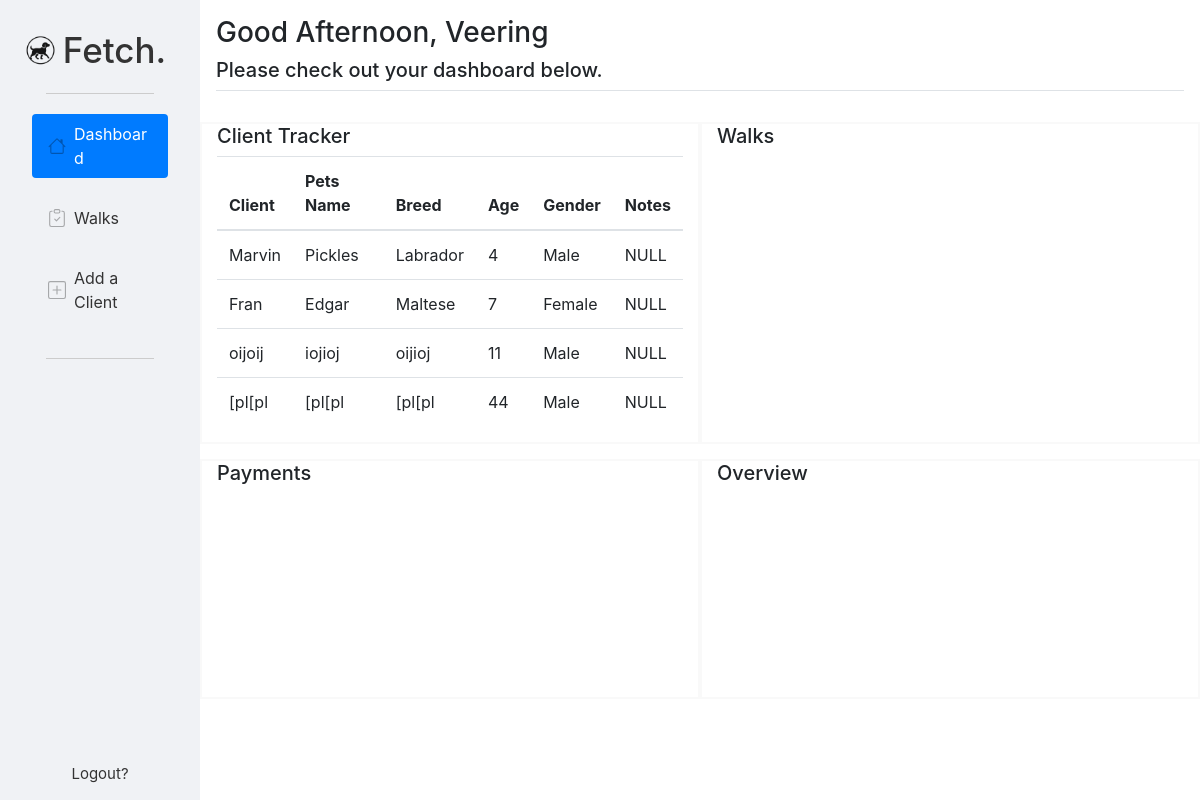
The page / (signed in) on the database its author committed.
### tables this page shows
CREATE TABLE clients (
    id INTEGER PRIMARY KEY AUTOINCREMENT,
    user_id INTEGER NOT NULL,
    client_name TEXT NOT NULL,
    pets_name TEXT NOT NULL,
    breed TEXT,
    age INTEGER,
    gender TEXT,
    image BLOB,
    contract BLOB,
    notes TEXT,
    FOREIGN KEY (user_id) REFERENCES users(id)
);

### app.py (the view)
@app.route('/')
@login_required
def index():
    connection = sqlite3.connect("fetch.db")
    cursor = connection.cursor()
    client_db = cursor.execute("SELECT * FROM clients WHERE user_id = ?", (session["user_id"],)).fetchall()
    walk_client_db = cursor.execute("SELECT clients.client_name, clients.pets_name, walks.type, walks.time FROM clients INNER JOIN walks ON clients.id=walks.client_id WHERE user_id = ?",(session["user_id"], )).fetchall()
    payment_client_db = cursor.execute("SELECT clients.client_name, clients.pets_name, SUM(walks.payment) AS total_payment, walks.paid, walks.notes FROM clients INNER JOIN walks ON clients.id=walks.client_id WHERE user_id = ? GROUP BY clients.client_name, clients.pets_name, walks.paid", (session["user_id"],)).fetchall()
    overview_paid = cursor.execute("SELECT COUNT(DISTINCT clients.id) AS paid_clients, SUM(walks.payment) AS total_paid FROM clients INNER JOIN walks ON clients.id = walks.client_id WHERE walks.paid = ? AND user_id = ?", ("Yes", session["user_id"]), ).fetchone()
    overview_unpaid = cursor.execute("SELECT COUNT(DISTINCT clients.id) AS unpaid_clients, SUM(walks.payment) AS total_unpaid FROM clients INNER JOIN walks ON clients.id = walks.client_id WHERE walks.paid = ? AND user_id = ?", ("No", session["user_id"]), ).fetchone()
    total_clients = cursor.execute("SELECT COUNT(DISTINCT client_name) FROM clients WHERE user_id = ?", (session["user_id"],)).fetchone() or 0
    total_paid = cursor.execute("SELECT SUM(walks.payment) FROM walks JOIN clients ON walks.client_id = clients.id WHERE clients.user_id = ?", (session["user_id"], )).fetchone() or 0
    name = session.get("name")
    time = datetime.now().hour
    if time < 12:
        greeting = "Good Morning, "
    elif time < 17:
        greeting = "Good Afternoon, "
    elif time > 17:
        greeting = "Good Evening, "
    connection.commit()
    connection.close()
    return render_template("index.html", name=name, greeting=greeting, client=client_db, walks=walk_client_db, payment=payment_client_db, unpaid=overview_unpaid, paid=overview_paid, total_clients=total_clients, total_paid=total_paid)

### app.py (called while the page is built)
def login_required(view):
    @wraps(view)
    def wrapped_view(**kwargs):
        if "user_id" not in session:
            return redirect(url_for("login"))
        return view(**kwargs)
    return wrapped_view

### templates/index.html (shortened to what this page needs)
{% extends "layout.html" %}
{% block body %}
<div class="d-flex">
  <div class="sidebar p-3 text-break" style="height: 100vh; width: 15%; min-width: 200px; background-color: #F0F2F5;">
    <nav class="navbar">
      <div class="container-fluid">
        <a class="navbar-brand d-flex align-items-center gap-2" href="#">
          <img id="sidebar-logo" src="/static/k9-logo.png" alt="Logo" width="auto" height="45">
          Fetch.
        </a>
        <hr>
        <nav class="nav nav-pills flex-column flex-sm-column flex-lg-column" style="width: 100%;">
          <a class="flex-fill text-sm-start nav-link active" aria-current="page" href="/">
            <img class="link-logo" src="/static/house.svg" alt="Home" style="height: 18px; width: 18px;">
            Dashboard
          </a>
          <a class="flex-fill text-sm-start nav-link" href="/walks">
            <img class="link-logo" src="/static/clipboard-check.svg" alt="Home" style="height: 18px; width: 18px;">
            Walks
          </a>
          <a class="flex-fill text-sm-start nav-link" href="/add">
            <img class="link-logo" src="/static/plus-square.svg" alt="Home" style="height: 18px; width: 18px;">
            Add a Client
          </a>
          <hr>
        </nav>
          <a id="logout" href="/logout">Logout?</a>
      </div>
  </div>
  <div class="container-fluid">
    <div class="row align p-3 flex-column b-2">
      <h3>{{greeting}}{{name}}</h3>
      <span class="border-bottom"><h5>Please check out your dashboard below.</h5></span>
    </div>
    <div class="row" style="margin-top: 15px;">
      <div class="col" style="border: 2px solid rgb(249, 249, 249);">
        <h5>Client Tracker</h5>
      <table class="table">
        <thead>
          <tr>
            <th scope="col">Client</th>
            <th scope="col">Pets Name</th>
            <th scope="col">Breed</th>
            <th scope="col">Age</th>
            <th scope="col">Gender</th>
            <th scope="col">Notes</th>
          </tr>
        </thead>
        <tbody>
            {% for row in client %}
          <tr>
            <td>{{ row[2] }}</td>
            <td>{{ row[3] }}</td>
            <td>{{ row[4] }}</td>
            <td>{{ row[5] }}</td>
            <td>{{ row[6] }}</td>
            <td>{{ row[9] }}</td>
          </tr>
            {% endfor %}
        </tbody>
      </table>
      </div>
      <div class="col" style="border: 2px solid rgb(249, 249, 249);">
        <h5>Walks</h5>
      </div>
    </div>
    <div class="row" style="height: 30vh; margin-top: 15px;">
      <div class="col" style="border: 2px solid rgb(249, 249, 249);">
        <h5>Payments</h5>
      </div>
      <div class="col" style="border: 2px solid rgb(249, 249, 249);">
        <h5>Overview</h5>
      </div>
    </div>
  </div>
{% endblock %}

### static/style.css (style rules this page uses)
* { box-sizing: border-box; padding: 0; margin: 0;; }
body { position: relative; }
.navbar>.container-fluid { display: flex; justify-content: center; align-items: center; padding: 0px; }
.navbar-brand { font-size: 35px; font-weight: 500; padding: 0px; color: #333333; }
.flex-fill { color: #333333; }
hr { border: none; border-top: 1px solid #ccc; margin-bottom: 8px; width: 80%; align-self: center; margin-bottom: 20px; }
.nav-link { display: flex; align-items: center; gap: 8px; }
.link-logo { opacity: 0.3; }
#logout { color: #333333; font-size: 15px; position: fixed; margin-bottom: 15px; bottom: 0; }
.flex-fill { margin-bottom: 20px; }

### rows shown on the page
clients: client_name "Marvin", pets_name "Pickles", breed "Labrador", age "4", gender "Male", notes "NULL"
clients: client_name "Fran", pets_name "Edgar", breed "Maltese", age "7", gender "Female", notes "NULL"
clients: client_name "oijoij", pets_name "iojioj", breed "oijioj", age "11", gender "Male", notes "NULL"
clients: client_name "[pl[pl", pets_name "[pl[pl", breed "[pl[pl", age "44", gender "Male", notes "NULL"

### other values the page prints
{{ greeting }} "Good Afternoon,"
{{ name }} "Veering"
